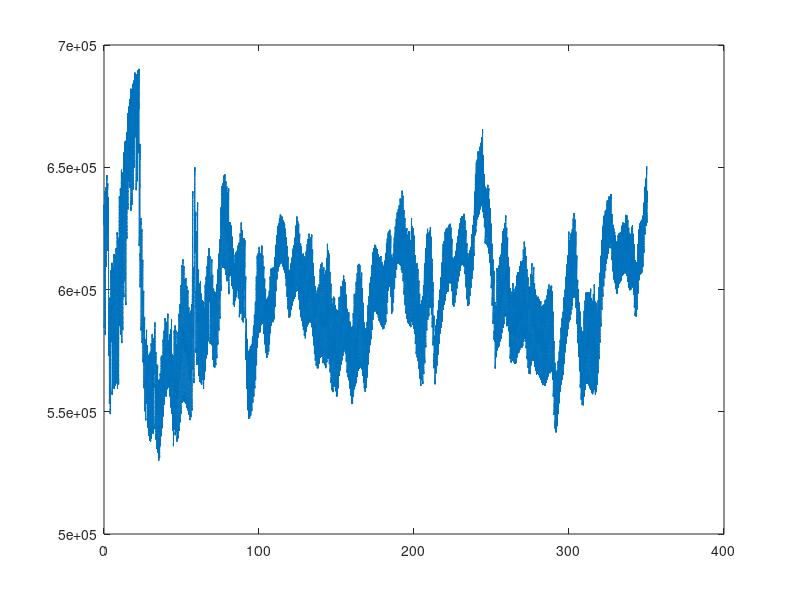
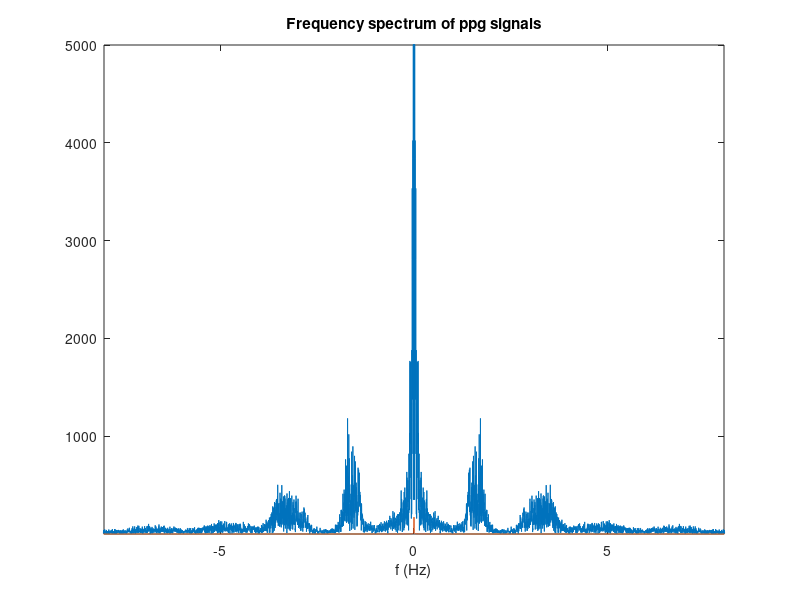

Recreate these plots in MATLAB, in order. (Note: this script raises an error after producing the figures.)
%{
This code is MIT licensed.

Description:
This code uses PPG signals to estimate non-corrected QT interval by detecting A
and B peaks of second derivative of ppg signals.

The process is refered from "Extracting Features Similar to QT Interval
from Second Derivativesof Photoplethysmography: A Feasibility Study".

The parameters are choosen to give best result for my hardware setup.

This code is written by Veerendra S Devaraddi
%}

clear;
%% reading data
ppg_signal = csvread('ppg_data.csv');
ppg_signal= ppg_signal(1:end-1,:);
ppg_signal(:,1) = (ppg_signal(:,1) - ppg_signal(1,1))/1000;

figure(4)
fs = length(ppg_signal(:,2))/ppg_signal(end,1);
f  = -fs/2:fs/length(ppg_signal) :fs/2 - fs/length(ppg_signal);
plot(f,abs(fftshift(fft(ppg_signal)/length(ppg_signal))));
axis([-8 8 -inf 5000]);
title("Frequency spectrum of ppg signals");
xlabel("f (Hz)")

%% resampling the data
figure(1)
fs = length(ppg_signal(:,2))/ppg_signal(end,1);
plot(ppg_signal(:,1),ppg_signal(:,2));
%Hd = band_pass_filter(fs,0,0.6,14.4,15);
Hd = high_pass_filter(fs,0,0.6);
ppg_signal(:,2) = filter(Hd,ppg_signal(:,2));
ppg_signal = ppg_signal(2000:end,:);
ppg_signal(:,2) = ppg_signal(:,2) - min(ppg_signal(:,2));
ppg_signal(:,2) = ppg_signal(:,2)/max(ppg_signal(:,2));
ppg_signal = resample(ppg_signal,4000,4005);
plot(ppg_signal(:,1),ppg_signal(:,2));
title("Full PPG signal")
xlabel("t(s)")

%% take a sample
ppg = ppg_signal(1000:5000,:);

fs  = 400;

ppg(1001,:) = []; %to make time domain strictly increaseing
%% second derivative
ppg_first_deri = gradient(ppg(:,2))./gradient(ppg(:,1));
sdppg = gradient(ppg_first_deri)./gradient(ppg(:,1));

%ppg1(:,1) = min(ppg(:,1)):1/fs:max(ppg(:,1))-1/fs; 
figure(2)
plot(ppg(:,1),ppg(:,2));
hold on
%sdppg = resample(sdppg,2,4);
%sdppg_time = resample(ppg(1:end,1),2,4);
Hd = low_pass_filter(fs,10,30);
sdppg = filter(Hd,sdppg);
factor_plot = 250;
ppg_time = min(ppg(:,1)) : 1/fs : max(ppg(:,1))-1/fs;
plot(ppg(:,1),sdppg/factor_plot);


%% detecting peak point in second derivative
height_constrain = mean(abs(sdppg));
[pk,loc] = findpeaks(sdppg,ppg(:,1),'MinPeakHeight',height_constrain);
plot(loc,pk/factor_plot,'*');

%% detection of A peak
A = [];
span_A_precentage = 0.15;
for i = 1:length(loc)-1
    rr_interval = loc(i+1) - loc(i);
    span_A = span_A_precentage * rr_interval;
    [~,from] = min(abs(ppg(:,1)-loc(i)));
    [~,to] = min(abs(ppg(:,1)-(loc(i)+span_A)));
    [a_val, a_loc] = min(sdppg(from:to)/factor_plot);
    a_loc = from + a_loc;
    A = [A a_loc];
end

%% detection of B peaks
B = [];
span_B_percentage = 0.40;
for i = 2 : length(loc)
    rr_interval = loc(i) - loc(i-1);
    span_B = span_B_percentage*rr_interval;
    [~,from] = min(abs(ppg(:,1) - (loc(i)-span_B)));
    [~,to] = min(abs(ppg(:,1)-loc(i)));
    [b_val,b_loc] = max(sdppg(from:to-20)/factor_plot);
    b_loc = from + b_loc; 
    B = [B b_loc];
end
hold on;
plot(ppg(A,1),sdppg(A)/factor_plot,'>');
hold on;
plot(ppg(B,1),sdppg(B)/factor_plot,'<');
legend(["PPG","SDPPG","Uni peaks","A peak","B peak"])
title("SDPPF and PPG signals with A and B peaks");
xlabel("t (s)");
axis([-inf inf -1.5 2])
qt = (ppg(A(2),1) - ppg(B(1),1))*1000;
disp("QT interval = "+qt);
